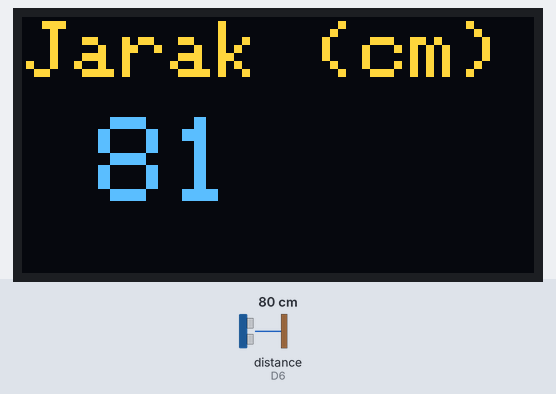
Recording of a sketch running on a simulated ESP8266 (NodeMCU). Parts: 128×64 one-colour display. The test bench sets the inputs (shaded band); at power-on: distance to the obstacle (sensor on D6) 80 cm. The echo pulse lasts 58.3 µs per cm; the OLED is the two-colour kind (top 16 rows yellow); WiFi joins after 1.5 s; servers stay silent unless stated; what the sketch prints to the serial monitor is not drawn.

Above: at 2.7 s.
2.8 s: distance to the obstacle (sensor on D6) set to 2 cm
At 4.1 s:
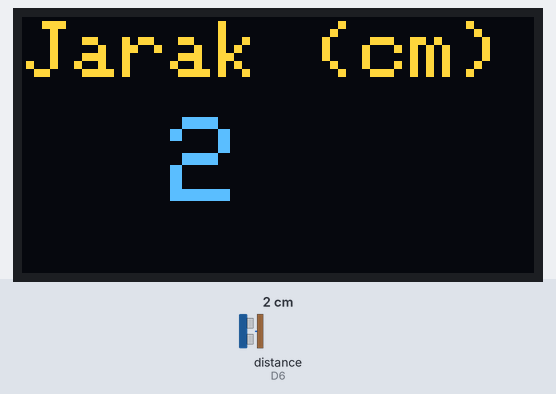
4.4 s: distance to the obstacle (sensor on D6) set to 4 cm
At 5.5 s:
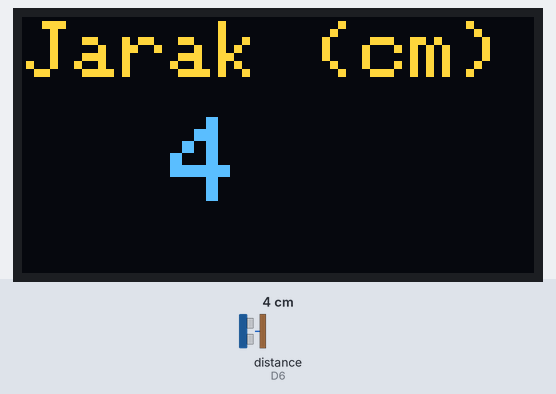
6.2 s: distance to the obstacle (sensor on D6) set to 9 cm
At 6.8 s:
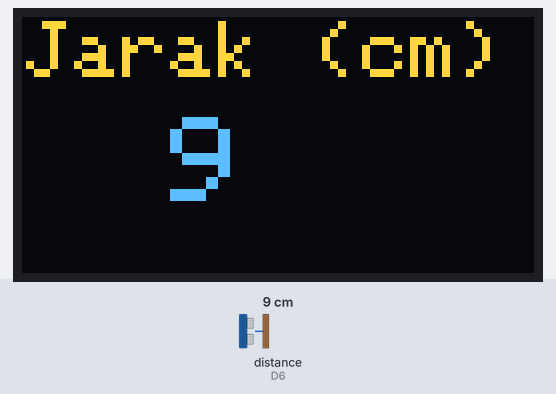
Timing chart, 0 to 9.2 s (numbered marks = the images above; inputs shaded):
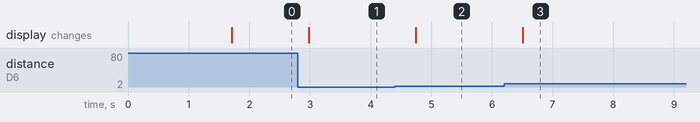

The sketch:

Modul10B_Ultrasonik_HCSR04.ino
```cpp
// MODUL 10 Bagian 2 - Pengukuran Jarak (Ultrasonik HC-SR04)
#include <ESP8266WiFi.h>
#include <FirebaseESP8266.h>
#include <Wire.h>
#include <Adafruit_GFX.h>
#include <Adafruit_SSD1306.h>
#include <NewPing.h>

#define SCREEN_WIDTH 128
#define SCREEN_HEIGHT 64
#define OLED_RESET -1
Adafruit_SSD1306 display(SCREEN_WIDTH, SCREEN_HEIGHT, &Wire, OLED_RESET);

#define WIFI_SSID "SSID_WIFI"
#define WIFI_PASSWORD "PASS_WIFI"
#define DATABASE_URL "project_id.firebaseio.com"
#define API_KEY "database_secret"

// Nama pin diganti dari "T" dan "E" agar tidak bentrok dengan nama template/library lain
#define TRIG_PIN D5                    // PIN T (Trig) terhubung ke D5 NodeMCU
#define ECHO_PIN D6                    // PIN E (Echo) terhubung ke D6 NodeMCU
#define MAKS 200                       // Jarak maksimal yang diukur (cm)
NewPing us(TRIG_PIN, ECHO_PIN, MAKS);

FirebaseData fbdo;
String user = "user_id";
int jarak;                             // Data pembacaan sensor
char val_jarak[8];

void setup() {
  Serial.begin(115200);
  display.begin(SSD1306_SWITCHCAPVCC, 0x3C);

  WiFi.begin(WIFI_SSID, WIFI_PASSWORD);
  Serial.print("Connecting to Wi-Fi");
  while (WiFi.status() != WL_CONNECTED) {
    Serial.print(".");
    delay(300);
  }
  Serial.println();
  Serial.print("Connected with IP: ");
  Serial.println(WiFi.localIP());
  Serial.println();
  Serial.printf("Firebase Client v%s\n\n", FIREBASE_CLIENT_VERSION);
  Firebase.begin(DATABASE_URL, API_KEY);
  Firebase.reconnectWiFi(true);
  display.clearDisplay();
}

void loop() {
  jarak = us.ping_cm();
  sprintf(val_jarak, "%3d", jarak);

  Serial.println("Jarak: " + String(jarak) + " cm");
  Firebase.setInt(fbdo, "/" + user + "/hlevel1", jarak);

  display.setTextSize(2);
  display.setTextColor(WHITE);
  display.setCursor(1, 1);
  display.print("Jarak (cm)");
  display.setTextSize(3);
  display.setTextColor(WHITE);
  display.setCursor(1, 25);
  display.print(val_jarak);

  display.display();
  display.clearDisplay();
}
```

Measured:
- after the input at 2.8 s, the display: changes after 0.18 s (image 1)
- after the input at 4.4 s, the display: changes after 0.34 s (image 2)
- after the input at 6.2 s, the display: changes after 0.31 s (image 3)
